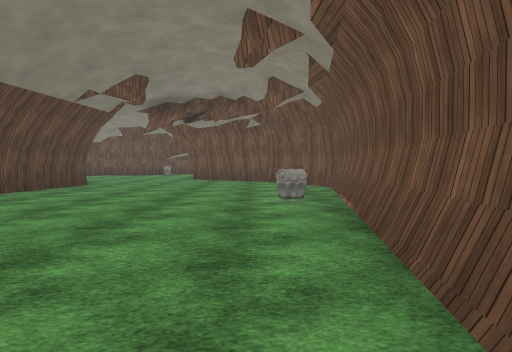
[1] (above)

13 first-person views from a walk through a Unity game level. The camera is 1.2 m above the floor, tilts 2° down and sees 70° across. The floor is counted in squares, 2 m on a side. Each view is taken from the middle of a square. On the plan, view 1 faces up. The plan holds only what a view shows up to about 10 squares ahead; the rest is blank. The place goes on beyond the plan. The player is left out. Surface patterns are stand-ins for the level's own textures.

[2]
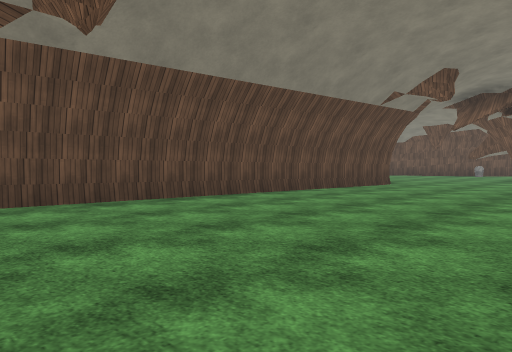

[3]
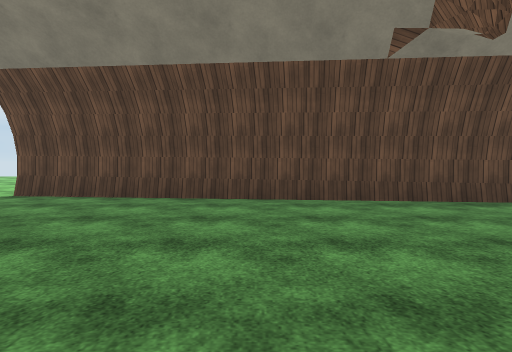

[4]
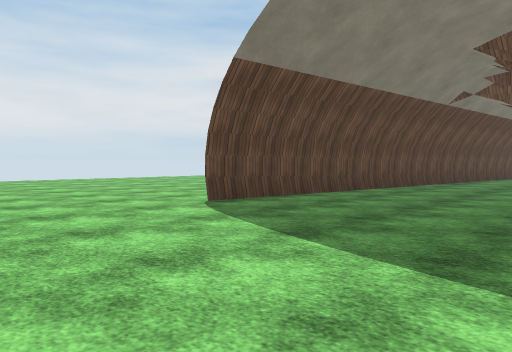

[5]
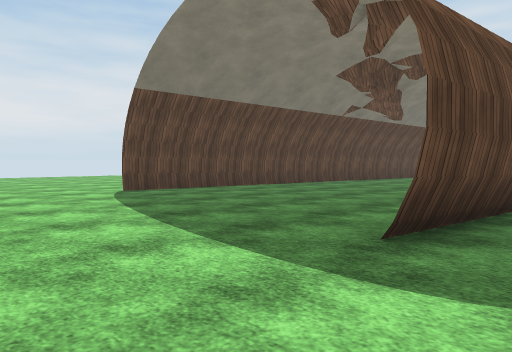

[6]
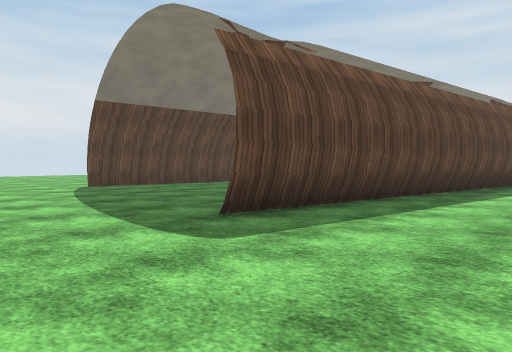

[7]
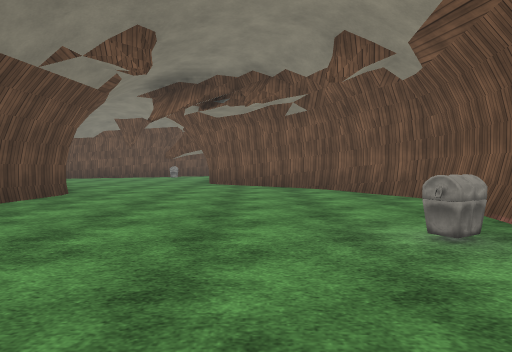

[8]
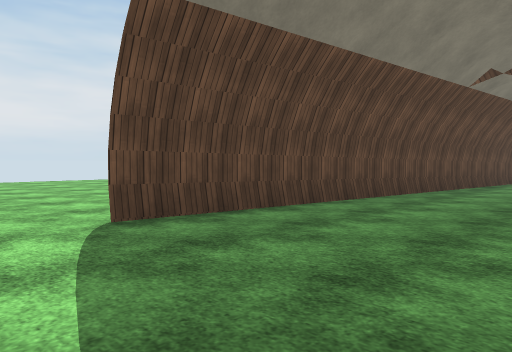

[9]
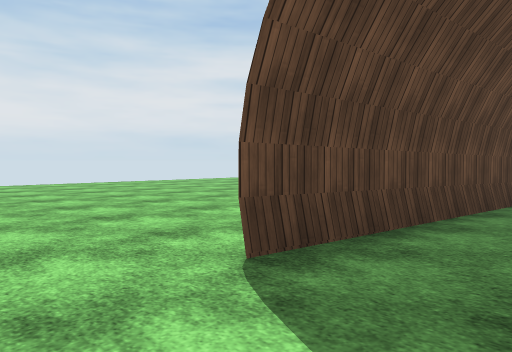

[10]
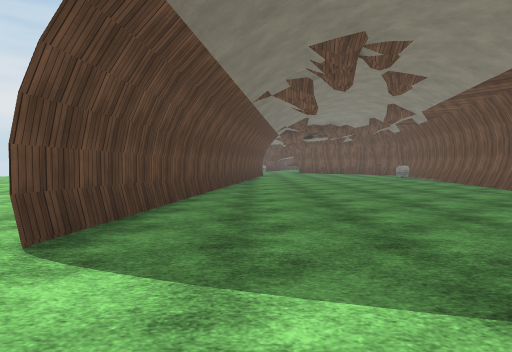

[11]
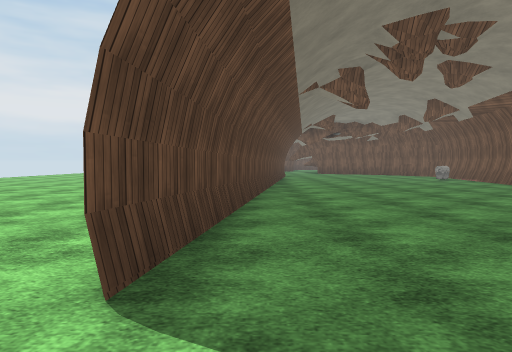

[12]
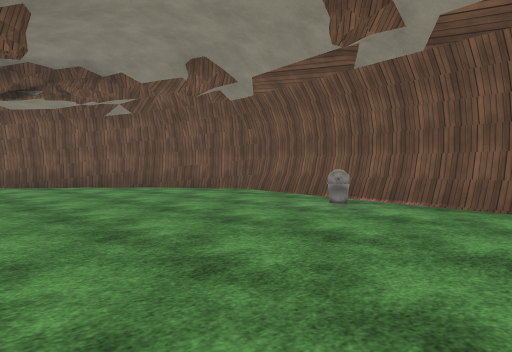

[13]
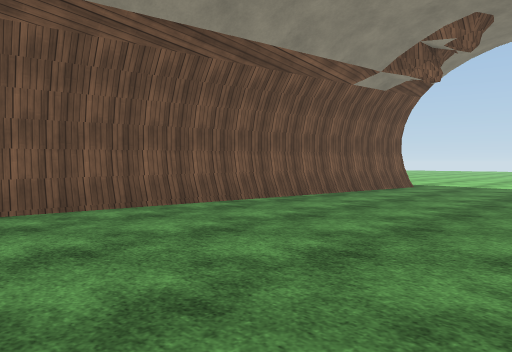

### Floor plan
Points are (right, up) in squares from view 1. A wall is a line through its corners. A room is listed if a view was taken in it or the views show most of it. See-through windows are left out.
Room 1 (views 1, 2, 3, 4, 7, 8, 9, 10, 11, 12, 13)
walls: (-4.7, 9.9) (-6.8, -5.4); (-4.7, 10.3) (-4.7, 9.8); (-1.8, 13.2) (-2.2, 13.5); (2.1, 8.8) (2, 9.3) (0.5, 11.4); (1.9, 9.3) (0.9, 11.1) (0.1, 11.9); (0.3, 11.7) (-2, 13.3); (-0.1, -6.4) (2.1, 8.9)
low walls: (-0.3, -6.4) (1.9, 8.9)
ways out: opening at (-0.7, -8) to room 2; opening at (-3.3, 12)
objects: other object (1, 6)
Room 2 (views 5, 6)
walls: (1.2, 2.4) (-0.1, -6.4)
low walls: (0.3, -2.6) (-0.3, -6.3)
ways out: opening at (-0.7, -8) to room 1

Where each view was taken, in squares from view 1:
view 1: 0 up, 0 right, facing up
view 2: 0 up, 0 right, facing up-left
view 3: 1 down, 0 right, facing left
view 4: 9 down, 2 left, facing up-left
view 5: 9 down, 1 right, facing up-left
view 6: 9 down, 3 right, facing up-left
view 7: 3 up, 1 left, facing up
view 8: 7 down, 3 left, facing up-left
view 9: 7 down, 5 left, facing up-left
view 10: 8 down, 5 left, facing up
view 11: 7 down, 6 left, facing up
view 12: 3 up, 4 left, facing up-right
view 13: 3 up, 4 left, facing down-right
